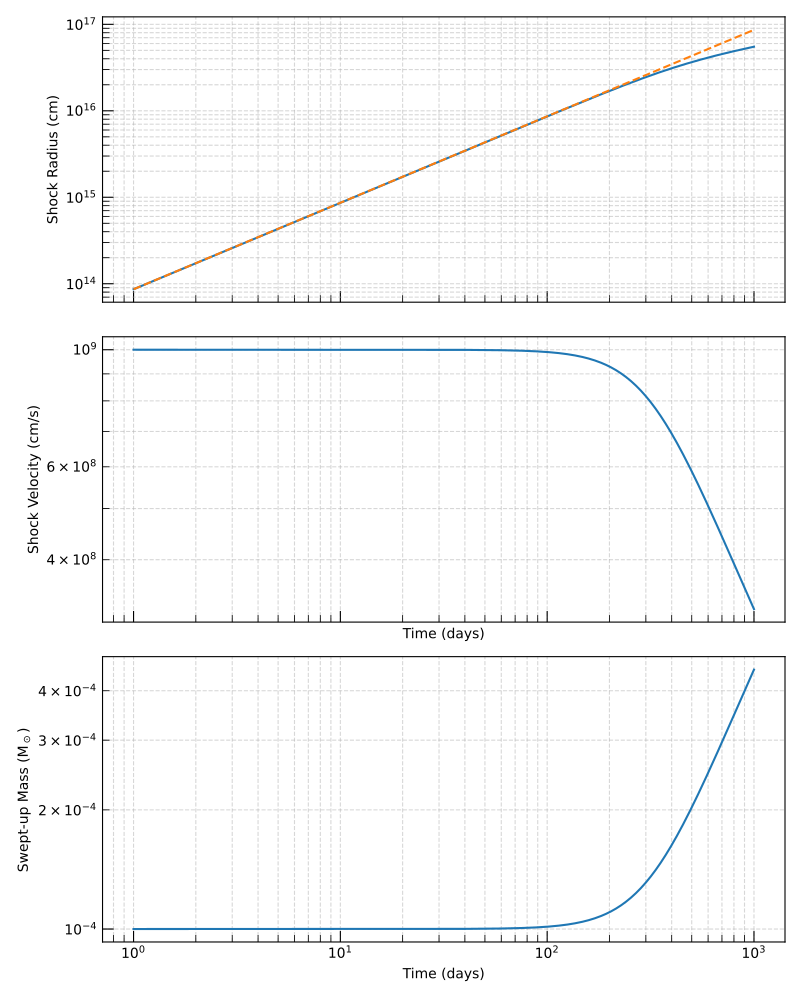

Source code (Python):
import numpy as np
import matplotlib.pyplot as plt
from triceratops.dynamics.supernovae.shock_dynamics import NumericalThinShellShockEngine
from triceratops.dynamics.supernovae.profiles import get_broken_power_law_ejecta_kernel_func
from triceratops.utils.plot_utils import set_plot_style
from astropy import units as u

# Define parameters for the CSM and ejecta profiles.
M_dot = 1e-5 * u.M_sun / u.yr  # Mass-loss rate
v_wind = 1e5 * u.cm / u.s  # Wind velocity
t_wind = 1e8 * u.s  # Duration of wind phase
rho_ism = 1e-21 * u.g / u.cm ** 3  # ISM density
E_ej = 1e48 * u.erg  # Ejecta energy
M_ej = 10 * u.M_sun  # Ejecta mass
R_wind = v_wind * t_wind  # Radius of wind termination shock

# Derive CGS parameters for the wind profile.
rho_0_cgs = (M_dot / (4 * np.pi * R_wind ** 2 * v_wind)).to_value(u.g / u.cm ** 3)
R_wind_cgs = R_wind.to_value(u.cm)
rho_ISM_cgs = rho_ism.to_value(u.g / u.cm ** 3)


# Create the rho_csm function so that it can be passed to the
# integrator.
def rho_csm(r):
    """Broken CSM density profile: wind-like close in, uniform ISM far out."""
    return np.where(
        r < R_wind_cgs,
        rho_0_cgs * r ** -2,
        rho_ISM_cgs
    )

# Get the ejecta density kernel from the pre-built Chevalier-style broken power-law
# scenario.
G_v = get_broken_power_law_ejecta_kernel_func(E_ej,M_ej,n=10,delta=0)

# Define the shock engine
shock_engine = NumericalThinShellShockEngine()

# Define parameters
params = {
    "rho_csm": rho_csm,
    "G_ej": G_v,
    "R_0": 1e10 * u.cm,
    "v_0": 1e9 * u.cm / u.s,
    "t_0": 1e1 * u.s,
    "M_0": 1e-4 * u.M_sun,
}

# Time array (days)
time = np.geomspace(1, 1000, 500) * u.day

# Compute the shock properties.
shock_properties = shock_engine.compute_shock_properties(
    time,
    **params)

# Calculate the homologous expansion rate.
R_homologous = (1e9 * u.cm/u.s) * time

# Create the plot of the radius and velocity of the shock as a function
# of time.
set_plot_style()
fig, ax = plt.subplots(3, 1, figsize=(8, 10), sharex=True)
ax[0].loglog(time.to_value(u.day), shock_properties["radius"].to_value(u.cm), label="Numerical Shock Radius")
ax[0].loglog(time.to_value(u.day), R_homologous.to_value(u.cm), ls="--", label="Homologous Expansion")
ax[0].set_ylabel("Shock Radius (cm)")
ax[0].grid(True, which="both", ls="--", alpha=0.5)
ax[1].loglog(time.to_value(u.day), shock_properties["velocity"].to_value(u.cm / u.s))
ax[1].set_xlabel("Time (days)")
ax[1].set_ylabel("Shock Velocity (cm/s)")
ax[1].grid(True, which="both", ls="--", alpha=0.5)
ax[2].loglog(time.to_value(u.day), shock_properties["mass"].to_value(u.M_sun))
ax[2].set_xlabel("Time (days)")
ax[2].set_ylabel(r"Swept-up Mass (M$_\odot$)")
ax[2].grid(True, which="both", ls="--", alpha=0.5)
plt.tight_layout()
plt.show()
